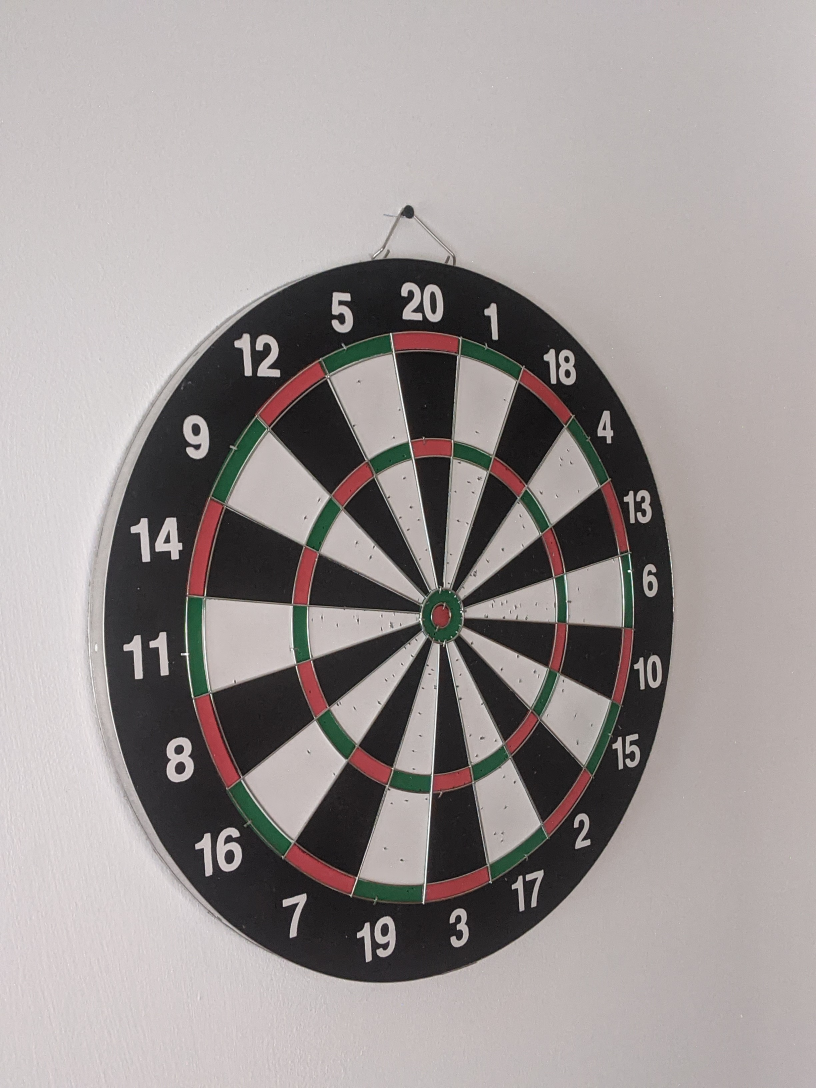
#> input picture auxiliary_images/template_task2.jpg, 2448 x 3264 px (shown at 1/3 size)
$ jupyter execute --allow-errors task2.ipynb
#> lines starting #> are read from the running program, lines starting #| are printed output that depends on the picture
IMPORTS

[cell 1]
import numpy as np
import cv2
import os

FUNCTION TO DISPLAY AN IMAGE

[cell 2]
# Function from lab2
# [4 lines left out: function show_image, not called in this run]

FUNCTION TO READ THE IMAGES FROM FOLDER

[cell 3]
#Read images from dataset
def read_images():
    img = []
    folder_path = 'Task2/'

    for i in range(1, 26):
        filename = '0' + str(i) if i < 10 else str(i)
        img_path = os.path.join(folder_path, filename + '.jpg')
        img.append(cv2.imread(img_path))

    return img

FUNCTION TO DETECT THE NUMBER OF DARTS ON THE DARTBOARD

A threshold was applied so that we can detect the pixels of interest, we isolate the colored pixels seeing that the image is predominantly black and white with darts colored.

In order to find the number of darts on the dartboard I firstly computed the absolute difference between the template photo and the photo with darts on it, so I could remain only with the darts. After that I applied a threshold so that I could remain only with the colored parts, after that I converted the image to hsv format so we can precess it without being influenced by changes in lighting conditions. The next step was to apply a red mask and a green mask to detect the flags, I've applied img_erosion method from cv2 to get rid of extra lines from the dartboard and after that dilate method to recognise correctly the number of flags, I've selected the parameters for those by testing how it works on all images.

At the end, I've selected only poligons with width and height bigger than 90 (arbitrary)

[cell 4]
def detectDarts(image,template):
    # Compute the absolute difference between the template and our image
    diff = 255 - cv2.absdiff(image, template)

    tmp = cv2.cvtColor(diff, cv2.COLOR_BGR2GRAY)

    # This was used because I saw an improvement in the general detection
    # If the pixel value is smaller than the threshold, it is set to 0, otherwise it is set to a maximum value.
    _,alpha = cv2.threshold(tmp, 0, 255, cv2.THRESH_BINARY)

    # Split channels our image
    b, g, r = cv2.split(diff)
    rgba = [b, g, r, alpha]
    dst = cv2.merge(rgba, 4)

    # Transform the picture to hsv
    img_hsv=cv2.cvtColor(dst, cv2.COLOR_BGR2HSV)

    # Apply a red mask for the first red part in hsv map
    lower_red = np.array([0,50,50])
    upper_red = np.array([10,255,255])
    mask0 = cv2.inRange(img_hsv, lower_red, upper_red)

    # Mask for the other red part on hsv map (170-180)
    lower_red = np.array([170,50,50])
    upper_red = np.array([180,255,255])
    mask1 = cv2.inRange(img_hsv, lower_red, upper_red)

    # Apply green mask
    lower_green = np.array([35, 50, 50])
    upper_green = np.array([85, 255, 255])
    green_mask = cv2.inRange(img_hsv, lower_green, upper_green)

    # Join all the masks
    mask = mask0 + mask1 + green_mask

    # Define kernels with values chosen manually by testing
    kernel = np.ones((100, 100), np.uint8)
    kernel2 = np.ones((10, 10), np.uint8)

    # Apply erosion so we can get rid of the fine lines
    img_erosion = cv2.erode(mask, kernel2, iterations=1)

    # Dilate the points representing darts so that the detection works better
    img_dilation = cv2.dilate(img_erosion, kernel, iterations=1)

    # Find contours and count them
    edges = cv2.Canny(img_dilation, 50, 150)
    contours, hierarchy = cv2.findContours(img_dilation,
                                           cv2.RETR_EXTERNAL, cv2.CHAIN_APPROX_NONE)
    cv2.drawContours(image=img_dilation, contours=contours, contourIdx=-1, color=(0, 255, 0), thickness=2, lineType=cv2.LINE_AA)

    # Remove small contours
    darts_num = 0
    darts = []
    for c in contours:
        x,y,w,h = cv2.boundingRect(c)
        if w > 90 and h > 90:
            darts.append(c)
            darts_num += 1

    return darts, darts_num

I tried two different approaches in order to detect the ares of interest in the pictures but none of them seemed to give satisfactory results. Lastly I selected the areas manually.

So the following two methods are not used

[cell 5]
# ! Not used in solution
# [41 lines left out: function find_circles, not called in this run]

Callback function to capture mouse events was used in order to generate the points for the 20 polygons representing regions on the dartboard

[cell 6]
def get_coordinates(event, x, y, flags, param):
    if event == cv2.EVENT_LBUTTONDOWN:  # Left mouse button click event
        print(f"Selected point coordinates: ({x}, {y})")

# [6 lines left out: function get_points, not called in this run]

The 20 polygons representing regions on the dartboard manually defined

[cell 7]
p12 = np.array([[778, 1250], [965, 1087],
                [1284, 1790]
                ],
               np.int32)

p9 = np.array([[628, 1495], [772, 1259],
                [1272, 1804]
                ],
               np.int32)

p14 = np.array([[568, 1790], [636, 1508],
                [1265, 1828]
                ],
               np.int32)

p11 = np.array([[586, 2101], [568, 1800],
                [1265, 1852]
                ],
               np.int32)

p8 = np.array([[685, 2372], [588, 2106],
                [1262, 1892]
                ],
               np.int32)

p16 = np.array([[851, 2584], [690, 2377],
                [690, 2377], [1284, 1915]
                ],
               np.int32)

p7 = np.array([[1055, 2687], [854, 2591],
                [854, 2591]
                ],
               np.int32)

p19 = np.array([[1272, 2715], [1061, 2690],
                [1298, 1925], [1322, 1931]
                ],
               np.int32)

p3 = np.array([[1474, 2653], [1283, 2718],
                [1330, 1944]
                ],
               np.int32)

p17 = np.array([[1642, 2515], [1477, 2654],
                [1343, 1940], [1357, 1934]
                ],
               np.int32)

p2 = np.array([[1776, 2336], [1655, 2518],
                [1375, 1919]
                ],
               np.int32)

p15 = np.array([[1863, 2139], [1785, 2325],
                [1379, 1912], [1392, 1887]
                ],
               np.int32)

p10 = np.array([[1901, 1900], [1865, 2128],
                [1398, 1875]
                ],
               np.int32)

p6 = np.array([[1888, 1657], [1898, 1887],
                [1396, 1854], [1396, 1832]
                ],
               np.int32)

p5 = np.array([[966, 1092], [1176, 1013],
                [1317, 1765], [1297, 1775]
                ],
               np.int32)

p20 = np.array([[1174, 1007], [1380, 1019],
                [1318, 1769]
                ],
               np.int32)

p1 = np.array([[1388, 1022], [1567, 1112],
                [1359, 1768], [1335, 1768]
                ],
               np.int32)

p18 = np.array([[1572, 1113], [1715, 1255],
                [1362, 1777]
                ],
               np.int32)

p4 = np.array([[1722, 1260], [1831, 1442],
                [1388, 1801], [1365, 1780]
                ],
               np.int32)

p13 = np.array([[1833, 1447], [1885, 1663],
                [1394, 1811]
                ],
               np.int32)

Arrays with the 20 polygons + its etiquettes were defined manually

[cell 8]
polygons = [p12, p9, p14, p11, p8, p16, p7, p19, p3, p17, p2, p15, p10, p6, p5, p20, p1, p18, p4, p13]
etiquette = [12, 9, 14, 11, 8, 16, 7, 19, 3, 17, 2, 15, 10, 6, 5, 20, 1, 18, 4, 13]

FUNCTION TO DETECT THE POINT REPRESENTING THE TIP OF THE DART

Similar to approach in Task 1

In order to find this point I computed first the centre of the poligon representing the flag, and after analysing all the pictures in the train dataset I observed that most of the darts tips are located around 450 units to the left and 10 units to the bottom relative to the centre of the flag, so I used this euristic method in order to determine the tip.

[cell 9]
# [24 lines left out: function detectTipPosition, not called in this run]

FUNCTION TO WRITE THE PREDICTION IN FILE

[cell 10]
# [12 lines left out: function writeInFile, not called in this run]

THIS FUNCTION WILL ESTIMATE THE SUBREGION IN WHICH A TIP OF A DART CAN BE FOUND

For each dart tip coordate we will iterate over through the poligons list and check if it is contained in it, if not we will set a fixed value 's20' ( none of the poligons overlap with each other). There were considered only subregions.

[cell 11]
# [13 lines left out: function estimateScore, not called in this run]

MAIN FUNCTION, IT WILL RUN ALL THE FUNCTIONS AND GENERATE THE SOLUTION

[cell 12]
def main():
    # Get the template so we can calculate the elipsis
    template = cv2.imread('auxiliary_images/template_task2.jpg')
#> template is the input picture: shape (3264, 2448, 3); mean B, G, R 149.8, 150.7, 157.5
    # Get all the train images
    img_array = read_images()
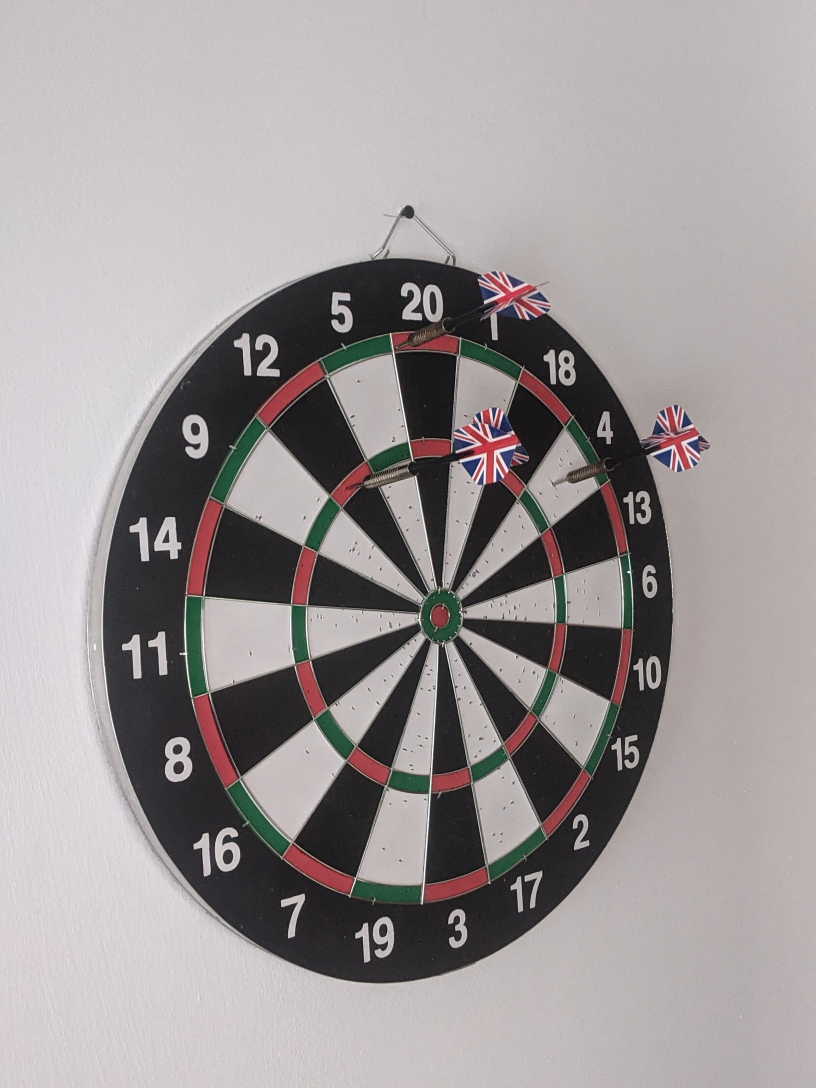
#> input picture Task2/01.jpg, 2448 x 3264 px (shown at 1/3 size)
    # Iterate through all images
    for i, img in enumerate(img_array):
        # Detect the number of darts
        darts, darts_num = detectDarts(img_array[i], template)
        # Get the tip point for each dart
        tips_list = detectTipPosition(darts, img_array[i])
        # Estimate the regions in which the dart tips are located
        scores_list = estimateScore(polygons, tips_list)
        # Write predictions in file
        writeInFile(darts_num, scores_list, i)
#> this loop made 1 pass
#> pass 1, in detectDarts, `diff = 255 - cv2.absdiff(image, template)`:
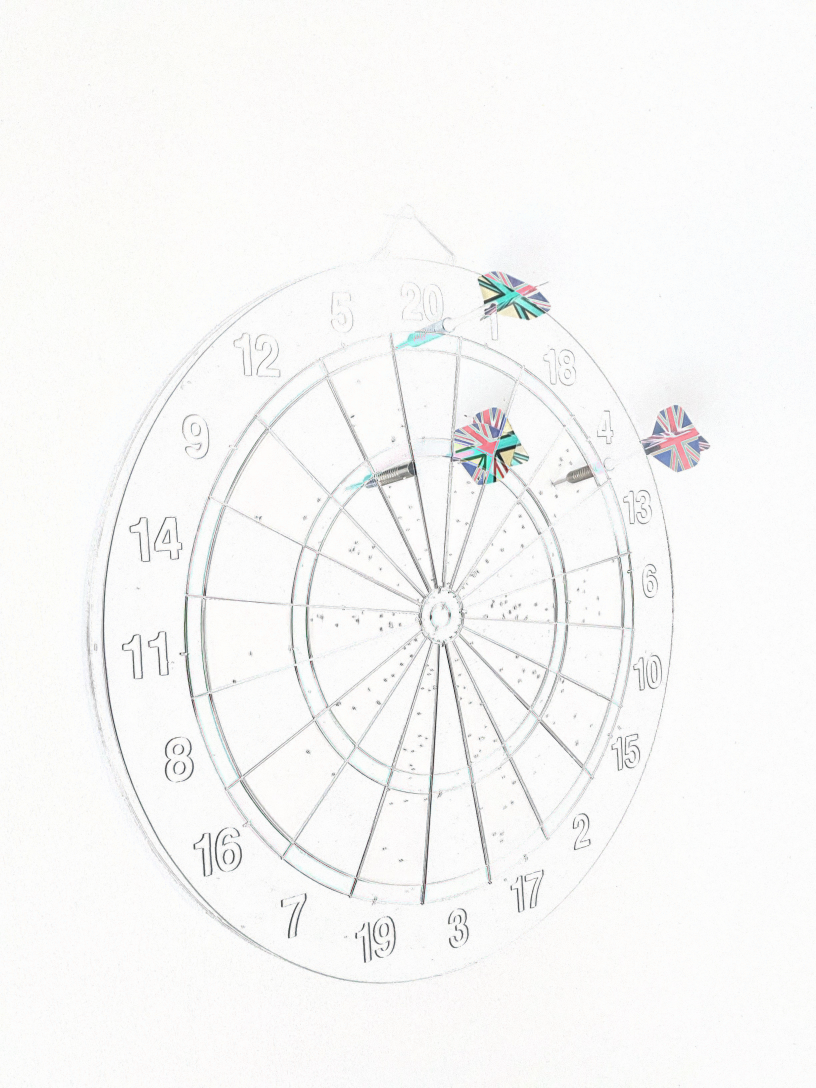
#> diff: shape (3264, 2448, 3) (shown at 1/3 size); mean B, G, R 246.8, 247.5, 247.5
#> (the rest of this cell did not finish here and is left out)
